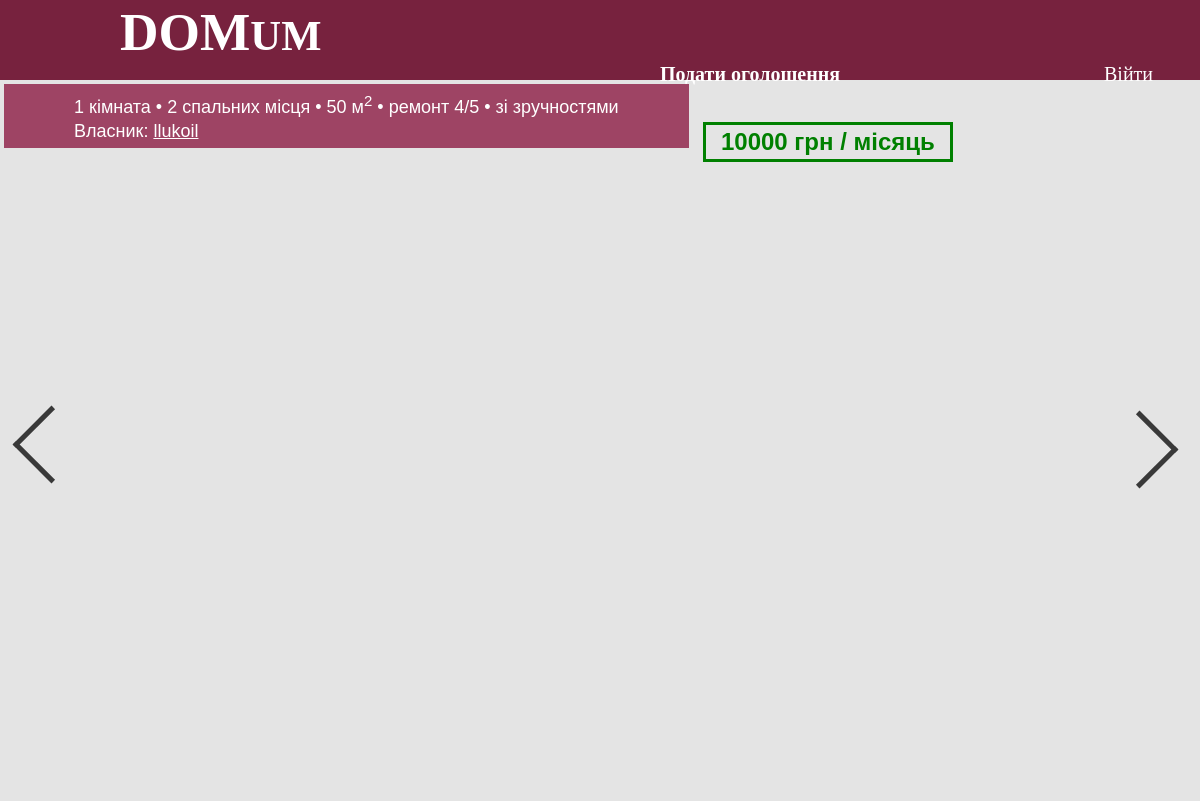
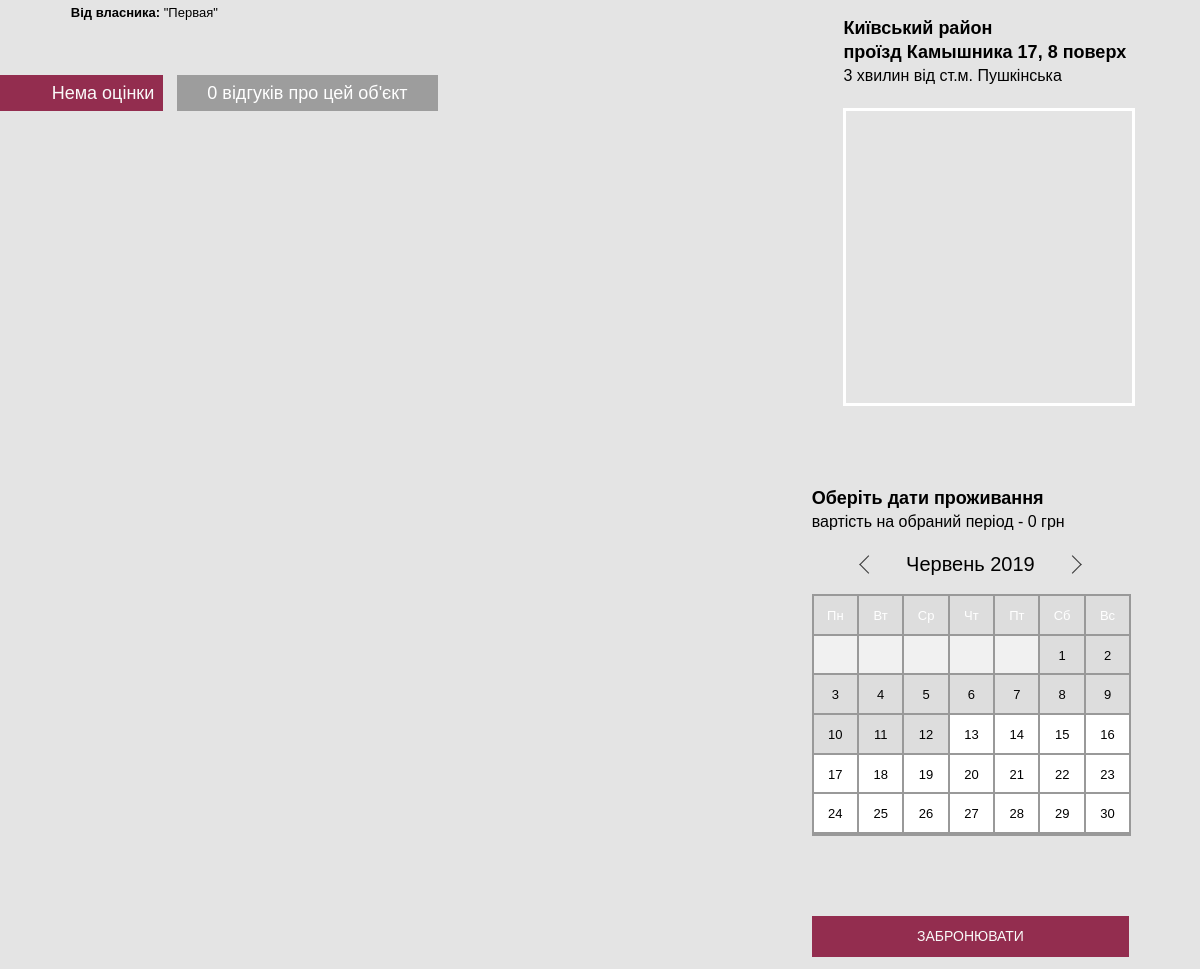
The app's page /announcement/26/ with its own data (2 pictures, top to bottom).
### app/models.py (models this page shows, shortened)
class Announcement(models.Model):
    real_type = models.ForeignKey(RealType, on_delete=models.CASCADE, default=0)
    district = models.ForeignKey(District, on_delete=models.CASCADE, default=0)
    street_type = models.ForeignKey(StreetType, on_delete=models.CASCADE, default=0)
    owner = models.ForeignKey(settings.AUTH_USER_MODEL, on_delete=models.CASCADE)
    station = models.ForeignKey(MetroStation, on_delete=models.CASCADE, default=0)
    price = models.IntegerField(default=20000, help_text="Укажите цену в долларах США")
    distance_to_metro = models.IntegerField(default=300, help_text="Укажите расстояние в метрах")
    area = models.IntegerField(default=40, help_text="Укажите площадь в квадратных метрах")
    repairs = models.IntegerField(default=3, choices=[(0, '0'), (1, '1'), (2, '2'), (3, '3'), (4, '4'), (5, '5')],
                                  help_text="Оцените уровень ремонта по шкале от 0 до 5")
    metro_id = models.IntegerField(default=0)
    floor = models.IntegerField(default=1, help_text="Укажите номер этажа")
    rooms_number = models.IntegerField(default=1, help_text="Укажите количество комнат")
    beds = models.IntegerField(default=1, help_text="Укажите количество спальных мест")
    furniture = models.BooleanField(default=False)
    garage = models.BooleanField(default=False)
    street = models.CharField(max_length=30, default='', help_text="Укажите название улицы")
    home_number = models.CharField(max_length=5, default='1', help_text="Укажите номер дома")
    date = models.DateField(default=timezone.now)
    comment = models.TextField(default='', help_text="Добавьте комментарий о квартире", null=True, blank=True)
    img_path = 'images/announcements/'
    photo1 = models.ImageField(null=True, blank=True, upload_to=img_path)
    photo2 = models.ImageField(null=True, blank=True, upload_to=img_path)
    photo3 = models.ImageField(null=True, blank=True, upload_to=img_path)
    photo4 = models.ImageField(null=True, blank=True, upload_to=img_path)
    photo5 = models.ImageField(null=True, blank=True, upload_to=img_path)
    photo6 = models.ImageField(null=True, blank=True, upload_to=img_path)
    photo7 = models.ImageField(null=True, blank=True, upload_to=img_path)
    photo8 = models.ImageField(null=True, blank=True, upload_to=img_path)
    def __str__(self):
        return str(self.district.name + ' - ' + str(self.area) + ' кв.м.')
    def form_rate(self, transform=True, need_round=True, feedbacks=None):
        if feedbacks is None:
            feedbacks = self.find_feedbacks()
        av_rate = -1
        if transform:
            if av_rate == -1:
                av_rate = 'Нема оцінки'
            else:
                av_rate = 'Бал: ' + str(av_rate) + ' / 10'
        return av_rate
    def find_feedbacks(self):
        return Feedback.objects.filter(deal__announcement__pk=self.pk)
    def occupied_dates(self):
        data = Deal.objects.filter(announcement__pk=self.pk)
        result = []
        for i in data:
            result.append(i.term)
        if len(result) == 0:
            return ''
        return ' '.join(result)

class District(models.Model):
    name = models.CharField(max_length=30)
    pseudo_id = models.IntegerField(default=0)
    def __str__(self):
        return self.name

class StreetType(models.Model):
    name = models.CharField(max_length=30)
    def __str__(self):
        return self.name

class MetroStation(models.Model):
    name = models.CharField(max_length=30)
    def __str__(self):
        return self.name

### app/views.py (the view, shortened to what this page needs)
# urls.py: path('announcement/<int:pk>/', views.announcement_view, name='announcement_view'),
def announcement_view(request, pk):
    announcement = get_object_or_404(Announcement, pk=pk)
    can_comment = True
    deal = None
    if request.user.is_authenticated:
        deal = Deal.objects.filter(Q(buyer=request.user)&Q(announcement=announcement)).first()
        if deal is None or Feedback.objects.filter(deal=deal).first():
            can_comment = False
    else:
        can_comment = False
    can_comment = True
    if request.user.is_authenticated:
        deal = Deal.objects.filter(Q(buyer=request.user) & Q(announcement=announcement)).first()
        if deal is None or Feedback.objects.filter(deal=deal).first():
            can_comment = False
    else:
        can_comment = False
    feedbacks = announcement.find_feedbacks().order_by('-date')
    av_rate = announcement.form_rate(True, True, feedbacks)
    return render(request, 'app/announcement_view.html', {'announcement': announcement, 'feedbacks': feedbacks,
                                                          'av_rate': av_rate, 'can_comment': can_comment})

### app/templates/app/announcement_view.html (shortened to what this page needs)
{% extends 'app/base.html' %}
{% load static %}
{% block styles %}
    <link rel="stylesheet" href="{% static 'css/search&anview.css' %}">
{% endblock %}
{% block content %}
<div style="margin: 1%">
	<div class="info-block">
		<div class="info__title">{% include 'app/announcement_info.html' %}</div>
		<div class="info__price">{{ announcement.price }} грн
            {% if announcement.real_type.pk == 2 or announcement.real_type.pk == 6 %}
                / місяць
                {% elif announcement.real_type.pk == 3 %}
                / доба
            {% endif %}
        </div>
	</div>
	<div class="slider" id="slider">
	</div>
	<div class="slider-button slider-button-left" id="slider-button-left"></div>
	<div class="slider-button slider-button-right" id="slider-button-right"></div>
	<div class="container-apartment">
		<div class="apartment-info">
			<div class="description"><span>Від власника: </span>"{{ announcement.comment }}"</div>
			<div class="apartment-comments__title">
				<div class="rating">{{ av_rate }}</div>
				<div class="comments-number">
                    {% if feedbacks|length == 1 %}
                    1 відгук
                    {% elif feedbacks|length < 5 and feedbacks|length > 0 %}
                    {{ feedbacks|length }} відгуки
                    {% else %}
                    {{ feedbacks|length }} відгуків
                    {% endif %}
                    про цей об'єкт</div>
			</div>
		</div>
		<div class="booking-info">
			<div class="address-block">
				<div class="info-title" id="address">{{ announcement.district }} район<br>{{ announcement.street_type }} {{ announcement.street }} {{ announcement.home_number }},
                {{ announcement.floor }}
                    {% if announcement.real_type.pk == 4 %}
                        {% if announcement.floor == 1 %}
                            поверх
                        {% elif announcement.floor < 5 %}
                            поверхи
                        {% else %}
                            поверхів
                        {% endif %}
                    {% else %}
                        поверх
                    {% endif %}
                </div>
				<div class="info-subtitle"><span>{{ announcement.distance_to_metro }} хвилин</span> від ст.м. <span>{{ announcement.station }}</span></div>
				<div class="map" id="map"></div>
			</div>
            {% if announcement.real_type.pk == 2 or announcement.real_type.pk == 3 or announcement.real_type.pk == 6 %}
			<div class="date-block">
				<div class="info-title">Оберіть дати проживання</div>
				<div class="info-subtitle">вартість на обраний період - <span id="total_price">0</span> грн</div>
				<div class="calendar-switcher">
					<div class="switcher-prev" id="prev_month"></div>
					<div class="switcher-curr" id="curr_month"></div>
					<div class="switcher-next" id="next_month"></div>
				</div>
				<div class="calendar" id="calendar">
					<div class="calendar-week"><br>Пн</div>
					<div class="calendar-week"><br>Вт</div>
					<div class="calendar-week"><br>Ср</div>
					<div class="calendar-week"><br>Чт</div>
					<div class="calendar-week"><br>Пт</div>
					<div class="calendar-week"><br>Сб</div>
					<div class="calendar-week"><br>Вс</div>
					<div class="calendar-cell"></div>
					<div class="calendar-cell"></div>
					<div class="calendar-cell"></div>
					<div class="calendar-cell"></div>
					<div class="calendar-cell"></div>
					<div class="calendar-cell"></div>
					<div class="calendar-cell"></div>
					<div class="calendar-cell"></div>
					<div class="calendar-cell"></div>
					<div class="calendar-cell"></div>
					<div class="calendar-cell"></div>
					<div class="calendar-cell"></div>
					<div class="calendar-cell"></div>
					<div class="calendar-cell"></div>
					<div class="calendar-cell"></div>
					<div class="calendar-cell"></div>
					<div class="calendar-cell"></div>
					<div class="calendar-cell"></div>
					<div class="calendar-cell"></div>
					<div class="calendar-cell"></div>
					<div class="calendar-cell"></div>
					<div class="calendar-cell"></div>
					<div class="calendar-cell"></div>
					<div class="calendar-cell"></div>
					<div class="calendar-cell"></div>
					<div class="calendar-cell"></div>
					<div class="calendar-cell"></div>
					<div class="calendar-cell"></div>
					<div class="calendar-cell"></div>
					<div class="calendar-cell"></div>
					<div class="calendar-cell"></div>
					<div class="calendar-cell"></div>
					<div class="calendar-cell"></div>
					<div class="calendar-cell"></div>
					<div class="calendar-cell"></div>
					<div class="calendar-cell"></div>
					<div class="calendar-cell"></div>
					<div class="calendar-cell"></div>
					<div class="calendar-cell"></div>
					<div class="calendar-cell"></div>
					<div class="calendar-cell"></div>
					<div class="calendar-cell"></div>
				</div>
			</div>
            {% endif %}
        {% if user != announcement.owner  %}
			<div class="price-button" id="book-button">ЗАБРОНЮВАТИ</div>
        {% else %}
            <a href="{% url 'announcement_edit' pk=announcement.pk %}" style="color: white">
            <div class="price-button" id="red-button">
                РЕДАГУВАТИ
            </div></a>
        {% endif %}
		</div>
	</div>
</div>
{% endblock %}

### app/templates/app/announcement_info.html (shortened to what this page needs)
{% if announcement.rooms_number == 1 %}
    1 кімната •
{% elif announcement.rooms_number < 5 %}
    {{ announcement.rooms_number }} кімнати •
{% else %}
    {{ announcement.rooms_number }} кімнат •
{% endif %}
{% if announcement.real_type.pk == 2 or announcement.real_type.pk == 3 %}
    {% if announcement.beds == 1 %}
    {{ announcement.beds }} спальне місце •
    {% elif announcement.beds < 5 %}
        {{ announcement.beds }} спальних місця •
    {% else %}
        {{ announcement.beds }} спальних місць •
    {% endif %}
{% endif %}
{{ announcement.area }} м<sup>2</sup> • ремонт {{ announcement.repairs }}/5
{% if announcement.furniture %}
{% if announcement.real_type.pk == 2 or announcement.real_type.pk == 3 %} • зі зручностями
{% else %} • з меблем
{% endif %}
{% endif %}
<br>
Власник: <a style="color: white;" href="{% url 'profile' pk=announcement.owner.pk %}"><u>{{ announcement.owner }}</u></a>

### app/static/css/search&anview.css (style rules this page uses)
body { background-color: #e4e4e4; font-family: sans-serif; line-height: 1.5em; -webkit-box-sizing: border-box; box-sizing: border-box; overflow-x: hidden; }
.price-button { position: relative; cursor: pointer; background-color: #80002A; border: none; color: white; font-size: 14px; margin-top: 20px; padding: 10px 20px; text-align: center; line-height: 1.5em; opacity: 0.8; -webkit-transition-duration: 0.2s; transition-duration: 0.2s; }
.info-block { position: relative; top: 0; left: 0; width: 100%; height: 100px; }
.info__title { position: absolute; top: -8px; left: -8px; padding: 5px 70px; background-color: rgba(128, 0, 46, 0.7); color: white; font-size: 18px; }
.info__price { position: absolute; right: 20%; bottom: 30px; color: #008000; border: 3px solid #008000; padding: 5px 15px; font-size: 24px; font-weight: bold; cursor: default; -webkit-user-select: none; -moz-user-select: none; -ms-user-select: none; user-select: none; }
.slider { position: relative; left: -8px; height: 500px; -webkit-transition-duration: 0.5s; transition-duration: 0.5s; }
.slider-button { position: relative; width: 50px; height: 50px; -webkit-user-select: none; -moz-user-select: none; -ms-user-select: none; user-select: none; border: 5px solid black; border-left: none; border-bottom: none; opacity: 0.75; }
.slider-button-left { left: 1%; top: -275px; -webkit-transform: rotate(-135deg); transform: rotate(-135deg); }
.slider-button-right { left: 90%; top: -325px; -webkit-transform: rotate(45deg); transform: rotate(45deg); }
.container-apartment { display: -ms-grid; display: grid; -ms-grid-columns: 2fr 1fr; grid-template-columns: 2fr 1fr; grid-gap: 10%; padding: 0px 5%; }
.description { font-size: 13px; margin-bottom: 50px; }
.description > span { font-weight: bold; }
.apartment-comments__title { position: relative; left: -10%; }
.rating { color: white; background-color: #80002A; opacity: 0.8; position: absolute; float: left; text-align: right; left: -8px; width: 125px; font-size: 18px; line-height: 1em; padding: 0.5em; padding-left: 30px; }
.comments-number { color: white; background-color: rgba(51, 51, 51, 0.4); position: absolute; text-align: left; left: 170px; width: auto; font-size: 18px; line-height: 1em; padding: 0.5em 30px; }
.info-title { font-size: 18px; font-weight: bold; }
.info-subtitle { font-size: 16px; }
.address-block { margin-bottom: 80px; }
.map { width: 100%; margin-top: 20px; border: 3px solid white; }
.date-block { margin-bottom: 80px; }
.calendar-switcher { display: -ms-grid; display: grid; width: 100%; height: 20px; margin-top: 20px; -webkit-box-align: center; -ms-flex-align: center; align-items: center; -ms-grid-columns: 1fr 3fr 1fr; grid-template-columns: 1fr 3fr 1fr; -webkit-user-select: none; -moz-user-select: none; -ms-user-select: none; user-select: none; }
.switcher-prev { width: 12px; height: 12px; -ms-grid-column-align: end; justify-self: end; border: 1px solid #333; border-bottom: none; border-right: none; -webkit-transform: rotate(-45deg); transform: rotate(-45deg); }
.switcher-curr { -ms-grid-column-align: center; justify-self: center; font-size: 20px; line-height: 1em; }
.switcher-next { width: 12px; height: 12px; -ms-grid-column-align: start; justify-self: start; border: 1px solid #333; border-bottom: none; border-left: none; -webkit-transform: rotate(45deg); transform: rotate(45deg); }
.calendar { display: -ms-grid; display: grid; width: 100%; margin-top: 20px; -ms-grid-columns: (1fr)[7]; grid-template-columns: repeat(7, 1fr); border: 1px solid #999; -webkit-user-select: none; -moz-user-select: none; -ms-user-select: none; user-select: none; }
.calendar-cell { border: 1px solid #999; background-color: white; text-align: center; line-height: 1em; -webkit-transition-duration: 0.01s; transition-duration: 0.01s; }
.calendar-week { border: 1px solid #999; background-color: rgba(204, 204, 204, 0.3); text-align: center; line-height: 1em; color: white; }
.address-block { width: 90%; margin-left: 10%; margin-top: 15px; }

### app/static/css/base_style.css (style rules this page uses)
body { margin: 0; padding: 0; }
a,p { margin: 0; padding: 0; text-decoration: none; }

### records on screen
Announcement: beds "2", area "50", repairs "4", owner "llukoil", price "10000", comment "Первая", district "Київський", street_type "проїзд", street "Камышника", home_number "17", floor "8", distance_to_metro "3", station "Пушкінська"

### other values on screen
{{ av_rate }} "Нема оцінки"
{{ feedbacks|length }} "0"
